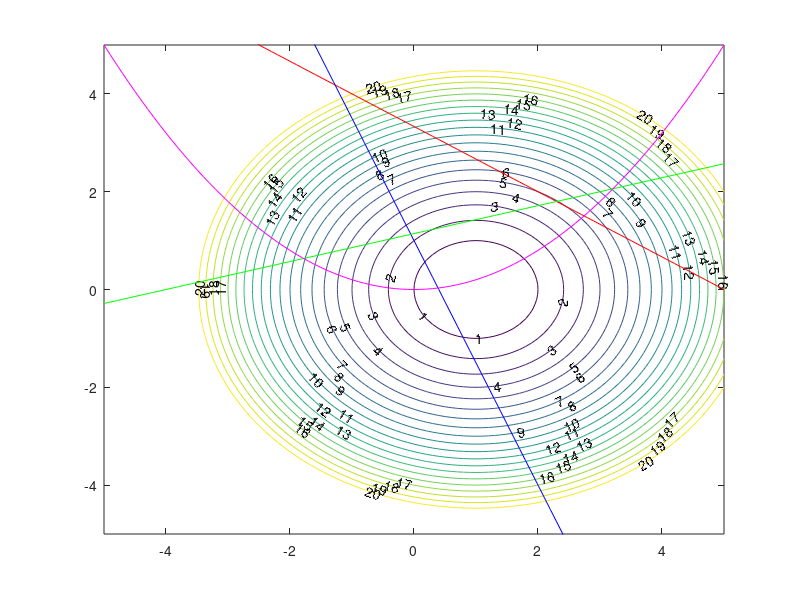

The MATLAB script that drew this image: (Note: this script raises an error after producing the figure.)
addpath('../Algorithms/NomadM')
addpath('../Algorithms')

% Nonlinear programming algorithms

close all
clear all
clc

% plot objective and constraints
x1 = -5:.1:5;
x2=x1;
for i=1:length(x1)
    for j = 1:length(x2)
        f(i,j) = x1(i)^2+(x2(j)-1)^2;
    end
end
V = 0:1:20; 
cs = contour(x1,x2,f,V); 
clabel(cs)
hold on
g1= (10-2*x1)./3;
g2= (2-5*x1)./2;
g3= (8+2*x1)./7;
g4= 0.2*x1.*x1;
plot(x1,g1,'r', x1,g2,'b', x1, g3,'g',x1,g4,'m');

% initial guess
x0 = [-5; 20];

% matrix of linear inequality constraints
A = [2  3; -5 -2; -2 7];
% right hand side of linear inequality constraints
b = [10; -2; 8];

% matrix of linear equality constraints
Aeq = [];
% right hand side of linear equality constraints
beq = [];

% lower and upper bounds
lb =[-100; -100];
ub =[100; 100];

% Use fmnincon to solve the example problem

% get current fmincon options 
current_options = optimoptions('fmincon');
% display every iteration
my_options = optimoptions('fmincon','Display','iter');


my_algorithm = 'sqp';
my_algorithm = 'interior-point';
my_algorithm = 'IPED';
my_algorithm = 'direct';

switch my_algorithm
    
    case 'sqp'

    % change algorithm option to SQP 
    my_options = optimoptions('fmincon','Algorithm','sqp','Display','iter');
    % call fmincon using SQP algorithm
    [xoptSQP,foptSQP,ExitFlagSQP,outSQP,lamdaSQP] = fmincon('my_fun',x0,A,b,Aeq,beq,lb,ub,'my_nonlcon',my_options);
    % plot minimizer
    plot(xoptSQP(1),xoptSQP(2),'r*')

    case 'interior-point'

    % change algorithm option to interior-point
    my_options = optimoptions('fmincon','Algorithm','interior-point','Display','iter');
    % call fmincon using interior-point algorithm (default)
	[xoptIP,foptIP,ExitFlagIP,outIP,lamdaIP] = fmincon('my_fun',x0,A,b,Aeq,beq,lb,ub,'my_nonlcon',my_options);
    % plot minimizer
    plot(xoptIP(1),xoptIP(2),'r*')
    
    case 'IPED'
        
    %use interior-point with exact derivatives (not finite difference approximations)
    my_options = optimoptions('fmincon','Algorithm','interior-point','Display','iter','SpecifyObjectiveGradient',true,'SpecifyConstraintGradient',true);
    [xoptIPED,foptIPED,ExitFlagIPED,outIPED,lamdaIPED] = fmincon('my_funED',x0,A,b,Aeq,beq,lb,ub,'my_nonlconED',my_options);
    % plot minimizer
    plot(xoptIPED(1),xoptIPED(2),'r*')
    
    case 'direct'
        
    % use DIvidedRECTangles
    nc = 1; % number of non-linear constraints 
    c_L = -inf*ones(nc,1); % non-linear constraint lower bounds (= -infinity) 
    c_U = zeros(nc,1); % negative null form
    b_L = -inf*ones(length(b),1); % linear constraint lower bounds (= -infinity)
    % Integer variables
    I=[];
    warning off
    GLOBAL.MaxIter=0;
    GLOBAL.MaxEval=2000;
    %call algorithm
    xopt_direct = gclsolve('my_fun','my_nonlcon',lb,ub,A,b_L,b,c_L,c_U,I,GLOBAL); %,PriLev,varargin)
    % plot minimizer
    plot(xopt_direct.x_k(1),xopt_direct.x_k(2),'r*')
    
end


